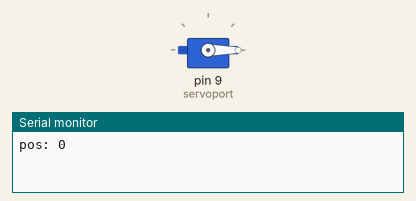
This sketch was run on a simulated Arduino Uno, built with avr-gcc and run on an emulated ATmega328P. On the bench: servo, the last lines printed to the serial monitor.

Above: at 0.05 s.
At 4.25 s:
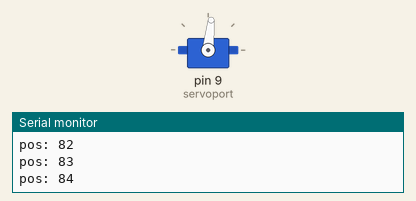
At 8.55 s:
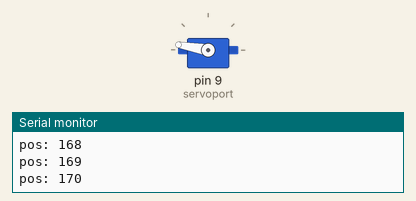
At 17.15 s:
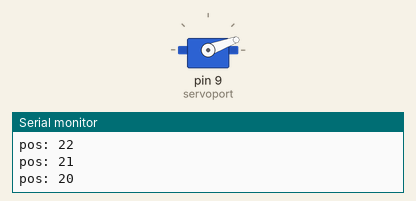
Timing chart, 0 to 23.6 s (numbered marks = the images above):
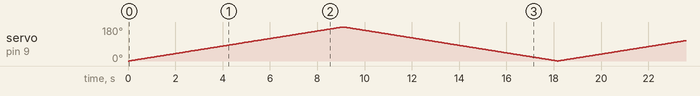

The sketch:

servos-calibration.ino
```cpp
// program exercises servo attached to port ‘‘servoport’’
// Include the Servo, Wire, and LiquidCrystal I2C libraries
#include <Servo.h>;
  Servo myservo; // create servo object to control a servo
  int servoport = 9;
  int pos = 0; // variable to store the servo position

void setup(){
  Serial.begin(9600); // initialize serial communication at 9600 baud
  pinMode(servoport,OUTPUT); //set output port
  myservo.attach(servoport); // attaches the servo on pin 9 to the servo
  //object, 600-2400 us pulse width range
  }

void loop(){
  int delta = 50; // milliseconds delay between servo steps
  for(pos = 0; pos < 181; pos++){
    Serial.print("pos: ");
    Serial.println(pos); // in steps of 1 degree
    myservo.write(pos);
    // tell servo to go to position in variable ‘pos’
    delay(delta);
    // waits for the servo to reach the position
    }
  for(pos =180; pos > 0; pos--){
    Serial.print("pos: ");
    Serial.println(pos);
    myservo.write(pos);
    delay(delta);
  }
}
```
